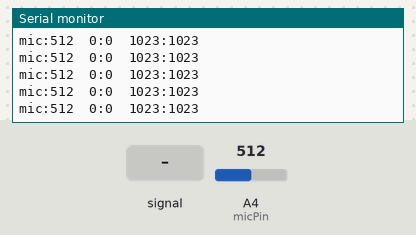
The sketch below on a simulated Arduino Uno, built with avr-gcc and run on an emulated ATmega328P. Shown: the last lines printed to the serial monitor. Inputs (shaded band) come from the test bench; at power-on: A4 (micPin) = 512.

Above: at 1.2 s.
1.3 s: A4 (micPin) fed a 200 Hz sine of ±460 counts around its level
At 1.9 s:
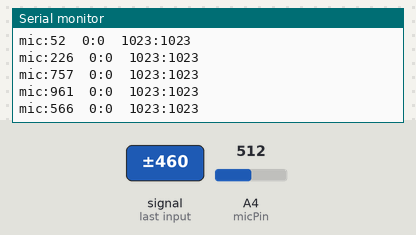
4.3 s: A4 (micPin) set to 716
At 4.9 s:
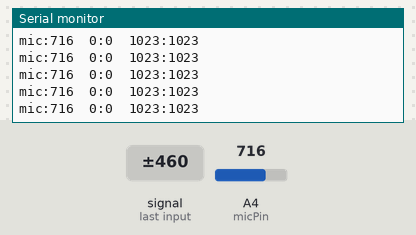
7.3 s: A4 (micPin) fed a 50 Hz sine of ±306 counts around its level
At 8.4 s:
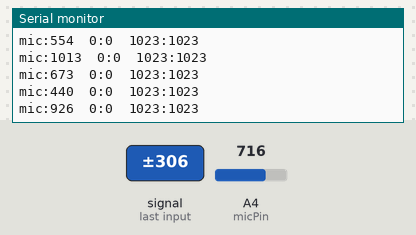
10.3 s: A4 (micPin) fed a 2 Hz sine of ±306 counts around its level
13.3 s: A4 (micPin) set to 900
At 14.3 s:
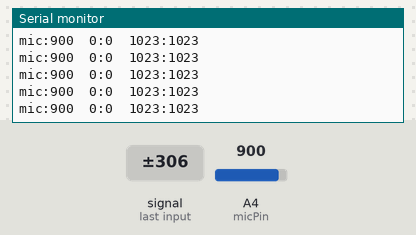
14.8 s: A4 (micPin) set to 0
Timing chart, 0 to 14.9 s (numbered marks = the images above; inputs shaded):
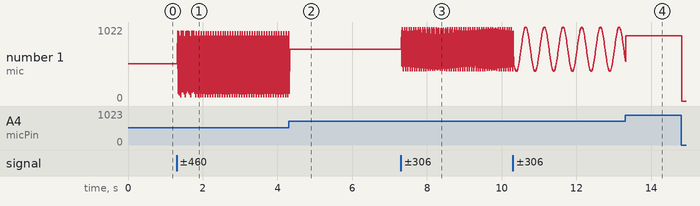

Measured:
- after the input at 1.3 s, the serial monitor: prints a new line at once (image 1)
- after the input at 7.3 s, the serial monitor: prints a new line at once (image 3)
- plotted number 1: 512 → 961 after the input at 1.3 s, 716 → 804 after the input at 7.3 s

The sketch:

Microphone_basics.ino
```cpp
const int micPin = A4;

void setup() {
 Serial.begin(38400);
 pinMode(micPin, INPUT);
}

void loop() {
 int micIn = analogRead(micPin);
 Serial.print("mic:");
 Serial.print(micIn);
 // Maintain the range of the plot at 0-1023
 Serial.print("\t0:");
 Serial.print(0);
 Serial.print("\t1023:");
 Serial.println(1023);
}
```
